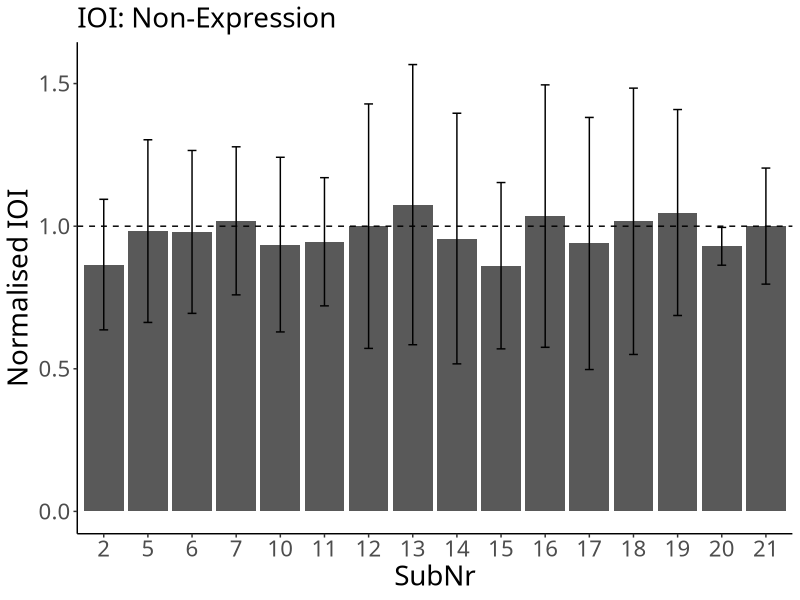
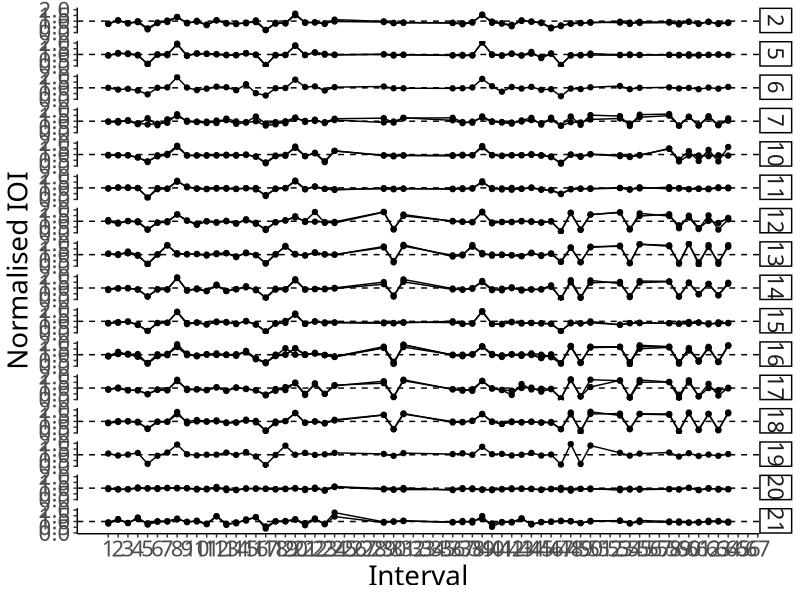
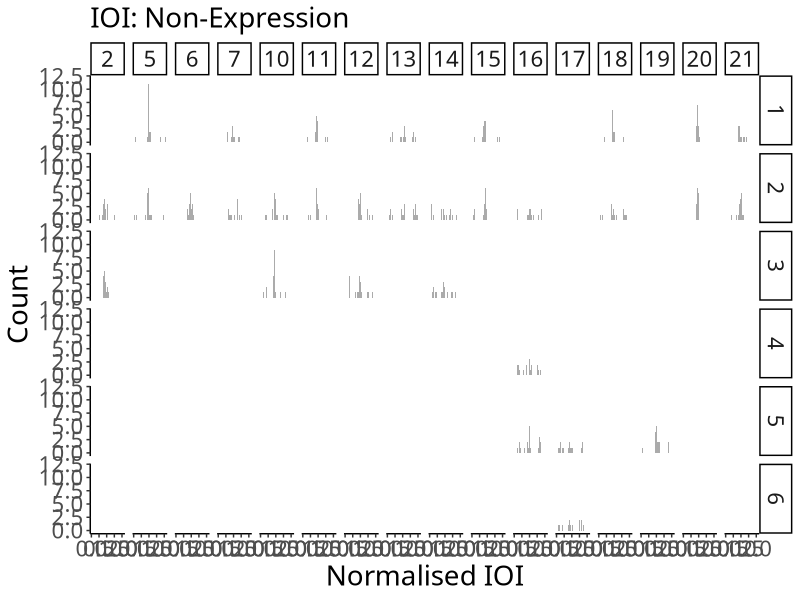
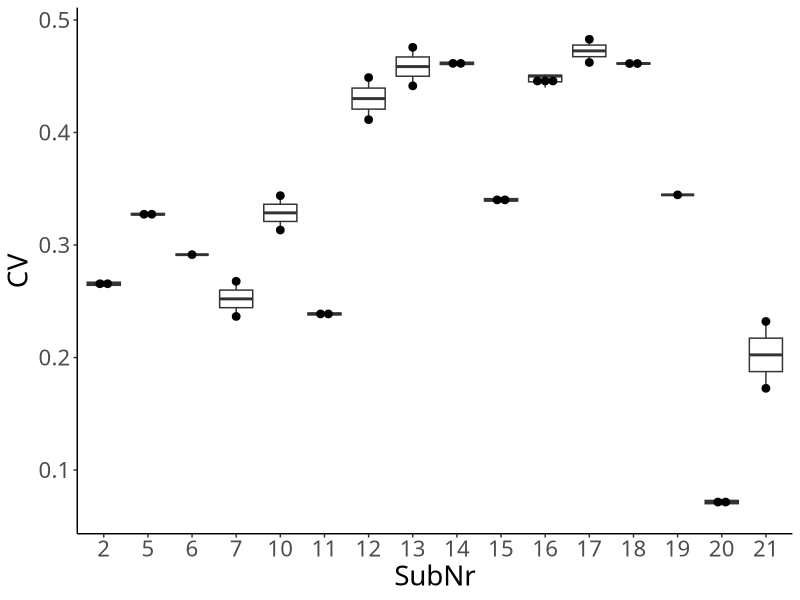

Write R code to recreate these figures, in order.
## ---- chunk 1
# packages
# data manipulation
if (!require("data.table")) {install.packages("data.table"); require("data.table")}
# plot
if (!require("ggplot2")) {install.packages("ggplot2"); require("ggplot2")}

# ggplots
theme_set(theme_classic())
theme_update(text = element_text(size = 20, family = "Helvetica Neue LT Std 57 Condensed"), legend.position = "bottom")
## ---- chunk 2
dt_ioi <- fread("./preprocessor/filtered/data_offset.csv", header = T, sep = ",", dec = ".") # read a filtered csv

# SubNr as a factor
dt_ioi$SubNr <- as.factor(dt_ioi$SubNr)

# assign RowNr
dt_ioi$RowNr <- rep(1:72, nrow(dt_ioi)/72)
## ---- chunk 3
# calculate normIOIs
dt_ioi$IOI <- diff(c(0, dt_ioi$TimeStamp))

# convert bpm to ms
dt_ioi[Tempo == 120]$Tempo <- 250
dt_ioi[Tempo == 110]$Tempo <- 273
dt_ioi[Tempo == 100]$Tempo <- 300

# normalise IOIs
dt_ioi$normIOI <- dt_ioi$IOI/dt_ioi$Tempo

# remove the first note
dt_ioi <- dt_ioi[RowNr != 1]

# assign Interval
dt_ioi$Interval <- rep(1:71, nrow(dt_ioi)/71)

# remove irrelevant intervals
ls_irrelevant <- list(c(25:28), c(32:35), c(51:52), c(56:57), c(65:71))
dt_ioi$EighthNote <- "Yes"

for (phrase in 1:length(ls_irrelevant)){
  for (note in 1:length(ls_irrelevant[[phrase]])){
    dt_ioi[Interval == ls_irrelevant[[phrase]][note]]$EighthNote <- "No"
  }
}
## ---- chunk 4
# For each individual
ioi <- dt_ioi[EighthNote == "Yes", .(N = length(normIOI), Mean = mean(normIOI), SD = sd(normIOI)), by = .(SubNr)]
print(ioi)
## ---- chunk 5
p_ioi <- ggplot(data = ioi, aes(x = SubNr, y = Mean)) +
  geom_bar(stat = "identity", position = position_dodge()) +
  geom_errorbar(aes(ymin = Mean - SD, ymax = Mean + SD),
                width = .2, position = position_dodge(.9)) +
  geom_hline(yintercept = 1, linetype = "dashed") + # Tempo
  labs(y = "Normalised IOI", subtitle = "IOI: Non-Expression")
p_ioi
## ---- chunk 6
# For each individual
ioi_seq <- dt_ioi[EighthNote == "Yes", .(N = length(normIOI), Mean = mean(normIOI)), by = .(SubNr, TrialNr, Interval)]

p_ioi_seq <- ggplot(data = ioi_seq, aes(x = Interval, y = Mean, group = TrialNr)) +
  geom_line() +
  geom_point() +
  geom_hline(yintercept = 1, linetype = "dashed") + # Tempo
  facet_grid(SubNr ~ .) +
  labs(x = "Interval", y = "Normalised IOI") + scale_x_continuous(breaks=seq(1,71,1))
p_ioi_seq
## ---- chunk 7
p_ioi_dis <- ggplot(dt_ioi[EighthNote == "Yes"], aes(x = normIOI)) +
  geom_histogram(binwidth = .02, alpha = .5, position = "identity") +
  facet_grid(TrialNr ~ SubNr) +
  labs(x = "Normalised IOI", y = "Count", subtitle = "IOI: Non-Expression")
p_ioi_dis
## ---- chunk 8
# Group mean
ioi_all <- ioi[, .(N = length(Mean), Mean = mean(Mean), SD = sd(Mean))]
print(ioi_all)
## ---- chunk 9
excluded_ioi <- ioi[Mean < ioi_all$Mean+3*ioi_all$SD & Mean > ioi_all$Mean-3*ioi_all$SD]
print(excluded_ioi)
## ---- chunk 10
# for each participant
cv <- dt_ioi[EighthNote == "Yes", .(N = length(normIOI), CV = sd(normIOI)/mean(normIOI)) , by = .(SubNr, TrialNr)]
cv
## ---- chunk 11
p_cv_box <- ggplot(cv, aes(x = SubNr, y = CV)) +
  geom_boxplot() +
  geom_dotplot(binaxis = 'y', stackdir = 'center', dotsize = 0.5)
p_cv_box
## ---- chunk 12
# for all
cv_all <- cv[, .(N = length(CV), Mean = mean(CV), SD = sd(CV))]
print(cv_all)
## ---- chunk 13
excluded_cv <- cv[CV < cv_all$Mean+3*(cv_all$SD) & CV > cv_all$Mean-3*cv_all$SD]
print(excluded_cv)
## ---- chunk 14
fwrite(excluded_cv, "./offset_valid.csv")
